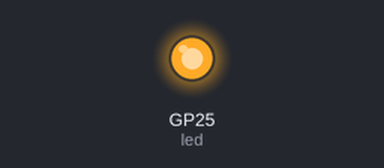
Recording of a program running on a simulated Raspberry Pi Pico running MicroPython. Shown: output pins drawn as LEDs (lit = HIGH).

Above: at 0.7 s.
At 5.2 s:
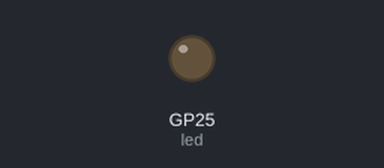
Timing chart, 0 to 6.9 s (numbered marks = the images above):
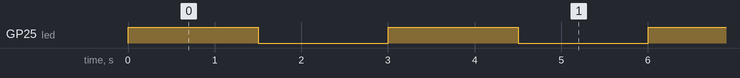

The program:

ledpicoUpython.py
```python
#This code was applied on the Raspi pico2 using micropython on Thonny
#It is to toggle the inbuilt LED for 1.5 seconds

from machine import Pin
from time import sleep

led = Pin("LED", Pin.OUT)

while True:
    led.toggle()
    sleep(1.5)
```

Measured:
- by itself, GP25 (led): alternates HIGH for 1.5 s and LOW for 1.5 s
